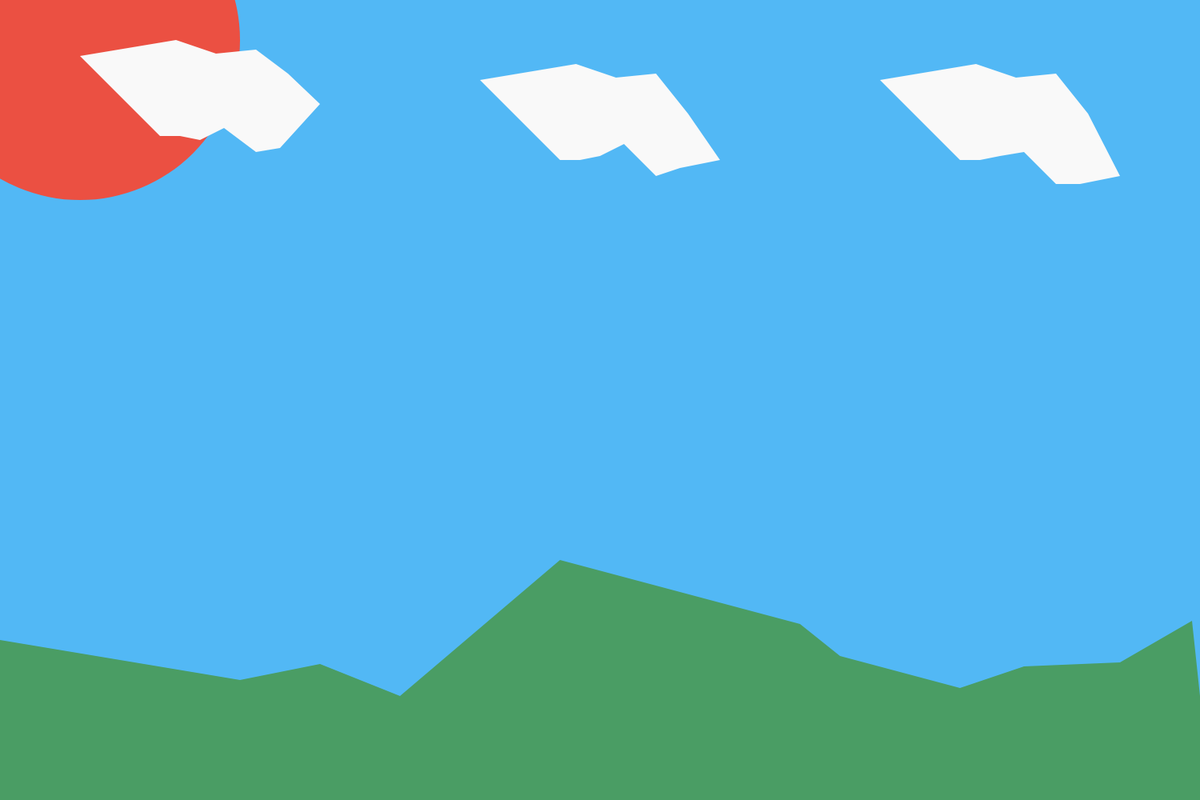
Frame 1 (no input)
Frame 60 (no input): identical to frame 1, image omitted
Frame 120 (the mouse pressed at the canvas centre since frame 60): identical to frame 1, image omitted

The p5.js sketch that drew this single still picture (run headless with seeded random() and noise() and a simulated clock; from frame 60 on, the mouse is pressed at the canvas centre):

// p5.js sketch
// ── sketch.js
//my partner is Chester Ma

function setup() {
	var stateIndex;
	createCanvas(1500,1000);
	noStroke();
	 background(82,184,245);
	 fill(235,80,66)//sun
	 ellipse(100,50,400,400);//sunColor

	 fill(74,157,100);//grassColor
	 push();
	 translate(0,-200);
	 beginShape();//grass
	 vertex(0,1000);
	 vertex(300,1050);
	 vertex(400,1030);
	 vertex(500,1070);
	 vertex(700,900);
	 vertex(1000,980);
	 vertex(1050,1020);
	 vertex(1200,1060);
	 vertex(1280,1033);
	 vertex(1400,1028);
	 vertex(1490,976);
	 vertex(1500,1070);
	 vertex(1500,1500);
	 vertex(0,1500);
	 vertex(0,1000);
	 endShape();
	 pop();

	 fill(249);
	 push();
	 translate(200,0);
	 beginShape();//cloud 1
	 vertex(400,100);
	 vertex(520,80);
	 vertex(570,97);
	 vertex(620,92);
	 vertex(660,142);
	 vertex(700,200);
	 vertex(650,210);
	 vertex(620,220);
	 vertex(580,180);
	 vertex(550,195);
	 vertex(525,200);
	 vertex(500,200);
	 endShape();
	 pop();

	 beginShape();//cloud 2
	 push();
	 translate(-300,-30);
	 vertex(400,100);
	 vertex(520,80);
	 vertex(570,97);
	 vertex(620,92);
	 vertex(660,122);
	 vertex(700,160);
	 vertex(650,215);
	 vertex(620,220);
	 vertex(580,190);
	 vertex(550,205);
	 vertex(525,200);
	 vertex(500,200);
	 endShape();
	 pop();

	 push();
	 translate(700,0);
	 beginShape();//cloud 3
	 vertex(400,100);
	 vertex(520,80);
	 vertex(570,97);
	 vertex(620,92);
	 vertex(660,142);
	 vertex(700,220);
	 vertex(650,230);
	 vertex(620,230);
	 vertex(580,190);
	 vertex(550,195);
	 vertex(525,200);
	 vertex(500,200);
	 endShape();
	 pop();


}

function draw() {
		
}

function mouseClicked(){
	stateIndex = int(random(1,20));
	if (stateIndex % 2 == 0){
		shapeDoge();
	}
	else if (stateIndex % 2 == 1){
		shapeHusky();
}

function shapeDoge(){
	noStroke();
//body
	push();
	translate(-5,-10);
	beginShape();
			fill(195,185,155);
			vertex(260+mouseX,68+mouseY);
			vertex(270+mouseX,81.8+mouseY);
			vertex(269+mouseX,98.9+mouseY);
			vertex(269+mouseX,106+mouseY);
			vertex(280+mouseX,131+mouseY);
			vertex(288+mouseX,187+mouseY);
			vertex(291+mouseX,190+mouseY);
			vertex(288+mouseX,209+mouseY);
			vertex(291+mouseX,243+mouseY);
			vertex(295+mouseX,257+mouseY);
			vertex(295+mouseX,278+mouseY);
			vertex(285+mouseX,301+mouseY);
			vertex(264+mouseX,326+mouseY);
			vertex(197+mouseX,337+mouseY);
			vertex(107+mouseX,337+mouseY);
			vertex(83.8+mouseX,311+mouseY);
			vertex(76.7+mouseX,280+mouseY);
			vertex(89.7+mouseX,249+mouseY);
			vertex(96.3+mouseX,239+mouseY);
			vertex(87.7+mouseX,225+mouseY);
			vertex(87.7+mouseX,208+mouseY);
			vertex(87.8+mouseX,195+mouseY);
			vertex(95.3+mouseX,176+mouseY);
			vertex(108+mouseX,190+mouseY);
			vertex(124+mouseX,202+mouseY);
			vertex(137+mouseX,210+mouseY);
			vertex(169+mouseX,210+mouseY);
			vertex(193+mouseX,207+mouseY);
			vertex(222+mouseX,182+mouseY);
			vertex(245+mouseX,159+mouseY);
			vertex(255+mouseX,138+mouseY);
			vertex(262+mouseX,117+mouseY);
			vertex(262+mouseX,91.6+mouseY);
			vertex(258+mouseX,70.7+mouseY);
	endShape();
	pop();
	
	//body
	push();
	translate(-5,-10);
	beginShape();
			fill(202,168,106);
			vertex(260+mouseX,68+mouseY);
			vertex(270+mouseX,81.8+mouseY);
			vertex(269+mouseX,98.9+mouseY);
			vertex(269+mouseX,106+mouseY);
			vertex(280+mouseX,131+mouseY);
			vertex(288+mouseX,187+mouseY);
			vertex(291+mouseX,190+mouseY);
			vertex(288+mouseX,209+mouseY);
			vertex(291+mouseX,243+mouseY);
			vertex(295+mouseX,257+mouseY);
			vertex(295+mouseX,278+mouseY);
			vertex(285+mouseX,301+mouseY);
			vertex(272+mouseX,305+mouseY);
			vertex(272+mouseX,283+mouseY);
			vertex(270+mouseX,273+mouseY);
			vertex(264+mouseX,265+mouseY);
			vertex(257+mouseX,262+mouseY);
			vertex(257+mouseX,254+mouseY);
			vertex(270+mouseX,248+mouseY);
			vertex(281+mouseX,234+mouseY);
			vertex(285+mouseX,221+mouseY);
			vertex(282+mouseX,216+mouseY);
			vertex(279+mouseX,200+mouseY);
			vertex(271+mouseX,198+mouseY);
			vertex(259+mouseX,200+mouseY);
			vertex(248+mouseX,205+mouseY);
			vertex(237+mouseX,208+mouseY);
			vertex(237.3+mouseX,194+mouseY);
			vertex(237.1+mouseX,175+mouseY);
			vertex(241+mouseX,162+mouseY);
			vertex(251+mouseX,155+mouseY);
			vertex(251+mouseX,139+mouseY);
			vertex(251+mouseX,121+mouseY);
			vertex(254+mouseX,109+mouseY);
			vertex(254+mouseX,87.3+mouseY);
			vertex(260+mouseX,69.8+mouseY);
	endShape();
	pop();
	//head 1
	beginShape();
		fill(203,194,161);
		vertex(152+mouseX,39.5+mouseY);
		vertex(144+mouseX,46.8+mouseY);
		vertex(133+mouseX,52.9+mouseY);
		vertex(123+mouseX,58.0+mouseY);
		vertex(113+mouseX,61.1+mouseY);
		vertex(104+mouseX,66.4+mouseY);
		vertex(100+mouseX,73.1+mouseY);
		vertex(90.6+mouseX,106+mouseY);
		vertex(86+mouseX,132+mouseY);
		vertex(90.5+mouseX,164+mouseY);
		vertex(102+mouseX,183+mouseY);
		vertex(116+mouseX,197+mouseY);
		vertex(130+mouseX,208+mouseY);
		vertex(153+mouseX,212+mouseY);
		vertex(174+mouseX,213+mouseY);
		vertex(200+mouseX,203+mouseY);
		vertex(223+mouseX,182+mouseY);
		vertex(240+mouseX,168+mouseY);
		vertex(254+mouseX,152+mouseY);
		vertex(259+mouseX,130+mouseY);
		vertex(262+mouseX,115+mouseY);
		vertex(265+mouseX,97.3+mouseY);
		vertex(257+mouseX,70.6+mouseY);
		vertex(241+mouseX,46.8+mouseY);
		vertex(216+mouseX,43.8+mouseY);
		vertex(187+mouseX,42.9+mouseY);
		vertex(166+mouseX,40.5+mouseY);
		vertex(152+mouseX,40+mouseY);
	endShape();

	//head 2
	beginShape();
		fill(208,167,96);
		vertex(152+mouseX,39.5+mouseY);
		vertex(144+mouseX,46.8+mouseY);
		vertex(133+mouseX,52.9+mouseY);
		vertex(123+mouseX,58.0+mouseY);
		vertex(113+mouseX,61.1+mouseY);
		vertex(104+mouseX,66.4+mouseY);
		vertex(100+mouseX,73.1+mouseY);
		vertex(90.6+mouseX,106+mouseY);
		vertex(90.3+mouseX,117+mouseY);
		vertex(95.4+mouseX,102+mouseY);
		vertex(102+mouseX,89.8+mouseY);
		vertex(108+mouseX,81.8+mouseY);
		vertex(113+mouseX,80.2+mouseY);
		vertex(117+mouseX,83.5+mouseY);
		vertex(113+mouseX,89.4+mouseY);
		vertex(111+mouseX,94.7+mouseY);
		vertex(110+mouseX,103+mouseY);
		vertex(115+mouseX,110+mouseY);
		vertex(122+mouseX,111+mouseY);
		vertex(132+mouseX,115+mouseY);
		vertex(143+mouseX,118+mouseY);
		vertex(154+mouseX,123+mouseY);
		vertex(160+mouseX,123+mouseY);
		vertex(166+mouseX,125+mouseY);
		vertex(173+mouseX,122+mouseY);
		vertex(185+mouseX,120+mouseY);
		vertex(196+mouseX,122+mouseY);
		vertex(204+mouseX,114+mouseY);
		vertex(207+mouseX,105+mouseY);
		vertex(218+mouseX,108+mouseY);
		vertex(229+mouseX,110+mouseY);
		vertex(238+mouseX,107+mouseY);
		vertex(247+mouseX,109+mouseY);
		vertex(253+mouseX,114+mouseY);
		vertex(257+mouseX,122+mouseY);
		vertex(265+mouseX,97.3+mouseY);
		vertex(257+mouseX,70.6+mouseY);
		vertex(241+mouseX,46.8+mouseY);
		vertex(216+mouseX,43.8+mouseY);
		vertex(187+mouseX,42.9+mouseY);
		vertex(166+mouseX,40.5+mouseY);
		vertex(152.4+mouseX,40+mouseY);
	endShape();


	//ear (left)
	beginShape();
		fill(193,154,85);
		vertex(134+mouseX,52+mouseY);
		vertex(138+mouseX,36.8+mouseY);
		vertex(139+mouseX,27.8+mouseY);
		vertex(138+mouseX,18.2+mouseY);
		vertex(139+mouseX,7.0+mouseY);
		vertex(146+mouseX,6.8+mouseY);
		vertex(150+mouseX,10.5+mouseY);
		vertex(152+mouseX,14.4+mouseY);
		vertex(156+mouseX,22.1+mouseY);
		vertex(160+mouseX,29.5+mouseY);
		vertex(164+mouseX,34.5+mouseY);
		vertex(170+mouseX,40+mouseY);
	endShape();

	//ear (right)
	beginShape();
		fill(193,154,85);
		vertex(209+mouseX,45.9+mouseY);
		vertex(216+mouseX,43.0+mouseY);
		vertex(222+mouseX,36.6+mouseY);
		vertex(230+mouseX,29.9+mouseY);
		vertex(235+mouseX,24.7+mouseY);
		vertex(242+mouseX,16.3+mouseY);
		vertex(248+mouseX,13.5+mouseY);
		vertex(251+mouseX,12.8+mouseY);
		vertex(259+mouseX,13.9+mouseY);
		vertex(258+mouseX,15.9+mouseY);
		vertex(261+mouseX,24.0+mouseY);
		vertex(263+mouseX,30.2+mouseY);
		vertex(264+mouseX,36.1+mouseY);
		vertex(264.5+mouseX,57.2+mouseY);
		vertex(260+mouseX,65.7+mouseY);
		vertex(259+mouseX,71.7+mouseY);
		vertex(251+mouseX,77.1+mouseY);
		vertex(250+mouseX,87.9+mouseY);
		vertex(241+mouseX,80.7+mouseY);
		vertex(226+mouseX,70.8+mouseY);
		vertex(218+mouseX,60+mouseY);
		vertex(213+mouseX,55.5+mouseY);
		vertex(209+mouseX,45.9+mouseY);
	endShape();

	//eye (left 1)
	beginShape();
		fill(202,196,179);
		vertex(119+mouseX,86.1+mouseY);
		vertex(122+mouseX,82.6+mouseY);
		vertex(124+mouseX,79.5+mouseY);
		vertex(127+mouseX,78.5+mouseY);
		vertex(130+mouseX,78.2+mouseY);
		vertex(133+mouseX,80.9+mouseY);
		vertex(136+mouseX,84.8+mouseY);
		vertex(135+mouseX,90.4+mouseY);
		vertex(132+mouseX,94.2+mouseY);
		vertex(127+mouseX,96.2+mouseY);
		vertex(121+mouseX,93.8+mouseY);
		vertex(119+mouseX,91.2+mouseY);
	endShape();

//eye (left 2)
	beginShape();
		fill(55,52,46);
		vertex(127+mouseX,78.5+mouseY);
		vertex(128+mouseX,78.2+mouseY);
		vertex(135+mouseX,80.9+mouseY);
		vertex(136+mouseX,84.8+mouseY);
		vertex(135+mouseX,90.4+mouseY);
		vertex(132+mouseX,94.2+mouseY);
		vertex(124+mouseX,94+mouseY);
		vertex(123+mouseX,91+mouseY);
		vertex(122+mouseX,89.6+mouseY);
		vertex(124+mouseX,84.3+mouseY);
		vertex(126+mouseX,81.8+mouseY);
		vertex(127+mouseX,78.5+mouseY);
	endShape();

	//eye (right 1)
	beginShape();
		fill(202,196,179);
		vertex(172+mouseX,100+mouseY);
		vertex(175+mouseX,95.6+mouseY);
		vertex(178+mouseX,93.7+mouseY);
		vertex(182+mouseX,90.3+mouseY);
		vertex(186+mouseX,89.5+mouseY);
		vertex(191+mouseX,91.5+mouseY);
		vertex(194+mouseX,93.6+mouseY);
		vertex(197+mouseX,96.4+mouseY);
		vertex(198+mouseX,97.8+mouseY);
		vertex(195+mouseX,102+mouseY);
		vertex(191+mouseX,106+mouseY);
		vertex(185+mouseX,107+mouseY);
		vertex(178+mouseX,106+mouseY);
		vertex(174+mouseX,104+mouseY);
		vertex(172+mouseX,100+mouseY);
	endShape();

	//eye (right 2)
	beginShape();
		fill(55,52,46);
		vertex(183+mouseX,91.4+mouseY);
		vertex(182+mouseX,93.2+mouseY);
		vertex(181+mouseX,95.9+mouseY);
		vertex(180.4+mouseX,99.5+mouseY);
		vertex(180.5+mouseX,102+mouseY);
		vertex(182+mouseX,105+mouseY);
		vertex(187+mouseX,106+mouseY);
		vertex(192+mouseX,105+mouseY);
		vertex(196+mouseX,102+mouseY);
		vertex(198+mouseX,97.8+mouseY);
		vertex(193+mouseX,92.7+mouseY);
		vertex(189+mouseX,90.7+mouseY);
		vertex(183+mouseX,91.4+mouseY);
	endShape();

//nose 1
	beginShape();
		fill(27,26,22);
		vertex(106+mouseX,120+mouseY);
		vertex(108+mouseX,116+mouseY);
		vertex(114+mouseX,116+mouseY);
		vertex(118+mouseX,116.7+mouseY);
		vertex(124+mouseX,118+mouseY);
		vertex(130+mouseX,120+mouseY);
		vertex(133+mouseX,124+mouseY);
		vertex(136+mouseX,129+mouseY);
		vertex(133+mouseX,133+mouseY);
		vertex(128+mouseX,137+mouseY);
		vertex(121+mouseX,139+mouseY);
		vertex(116+mouseX,138+mouseY);
		vertex(112+mouseX,136+mouseY);
		vertex(107+mouseX,133+mouseY);
		vertex(105.7+mouseX,128+mouseY);
		vertex(105.6+mouseX,123+mouseY);
		vertex(106+mouseX,120+mouseY);
	endShape();

//nose 2
	beginShape();
		fill(66,61,54);
		vertex(108+mouseX,116+mouseY);
		vertex(114+mouseX,116+mouseY);
		vertex(118+mouseX,116.7+mouseY);
		vertex(124+mouseX,118+mouseY);
		vertex(130+mouseX,120+mouseY);
		vertex(133+mouseX,124+mouseY);
		vertex(134+mouseX,130+mouseY);
		vertex(137+mouseX,127+mouseY);
		vertex(139+mouseX,125+mouseY);
		vertex(139+mouseX,119+mouseY);
		vertex(134+mouseX,117+mouseY);
		vertex(127+mouseX,113+mouseY);
		vertex(121+mouseX,112+mouseY);
		vertex(115+mouseX,112.4+mouseY);
		vertex(110+mouseX,115+mouseY);
		vertex(108+mouseX,116+mouseY);
	endShape();

//mouse
	beginShape();
		fill(10,11,6);
		vertex(110+mouseX,148+mouseY);
		vertex(117+mouseX,148+mouseY);
		vertex(122+mouseX,149+mouseY);
		vertex(128+mouseX,152+mouseY);
		vertex(133+mouseX,152+mouseY);
		vertex(141+mouseX,155+mouseY);
		vertex(146+mouseX,157+mouseY);
		vertex(156+mouseX,156+mouseY);
		vertex(165+mouseX,156+mouseY);
		vertex(170+mouseX,155+mouseY);
		vertex(170+mouseX,156+mouseY);
		vertex(162+mouseX,157+mouseY);
		vertex(156+mouseX,158+mouseY);
		vertex(145+mouseX,161+mouseY);
		vertex(129+mouseX,161+mouseY);
		vertex(118+mouseX,160+mouseY);
		vertex(112+mouseX,159+mouseY);
		vertex(108+mouseX,154+mouseY);
		vertex(108+mouseX,150+mouseY);
		vertex(110+mouseX,147+mouseY);
	endShape();

//leg
	beginShape();
		fill(10,11,6);
		vertex(110+mouseX,148+mouseY);
		vertex(117+mouseX,148+mouseY);
		vertex(122+mouseX,149+mouseY);
		vertex(128+mouseX,152+mouseY);
		vertex(133+mouseX,152+mouseY);
		vertex(141+mouseX,155+mouseY);
		vertex(146+mouseX,157+mouseY);
		vertex(156+mouseX,156+mouseY);
		vertex(165+mouseX,156+mouseY);
		vertex(170+mouseX,155+mouseY);
		vertex(170+mouseX,156+mouseY);
		vertex(162+mouseX,157+mouseY);
		vertex(156+mouseX,158+mouseY);
		vertex(145+mouseX,161+mouseY);
		vertex(129+mouseX,161+mouseY);
		vertex(118+mouseX,160+mouseY);
		vertex(112+mouseX,159+mouseY);
		vertex(108+mouseX,154+mouseY);
		vertex(108+mouseX,150+mouseY);
		vertex(110+mouseX,147+mouseY);
	endShape();

}

function shapeHusky(){
	noStroke();
	//head
	fill(0);
	beginShape();
	vertex(138.64+mouseX,0.92+mouseY);
	vertex(146.57+mouseX,11.89+mouseY);
	vertex(179.24+mouseX,14.29+mouseY);
	vertex(198.91+mouseX,0+mouseY);
	vertex(202.47+mouseX,3.55+mouseY);
	vertex(184.45+mouseX,15.57+mouseY);
	vertex(194.27+mouseX,32.49+mouseY);
	vertex(203.56+mouseX,57.7+mouseY);
	vertex(201.38+mouseX,71.77+mouseY);
	vertex(194.27+mouseX,80.98+mouseY);
	vertex(188.61+mouseX,49.58+mouseY);
	vertex(155.27+mouseX,16.93+mouseY);
	vertex(142.61+mouseX,20.73+mouseY);
	vertex(131.45+mouseX,31.89+mouseY);
	vertex(123.23+mouseX,32.32+mouseY);
	vertex(113.74+mouseX,45.1+mouseY);
	vertex(116.16+mouseX,31.02+mouseY);
	vertex(138.73+mouseX,14.28+mouseY);
	vertex(134.32+mouseX,2.49+mouseY);
	vertex(138.64+mouseX,0.92+mouseY);
	endShape();
	//ear
	fill(255);
	beginShape();
	vertex(202.47+mouseX,3.55+mouseY);
	vertex(202.47+mouseX,25.03+mouseY);
	vertex(194.27+mouseX,32.49+mouseY);
	vertex(184.45+mouseX,15.57+mouseY);
	vertex(202.47+mouseX,3.55+mouseY);
	endShape();

	//face
	fill(255);
	beginShape();
	vertex(155.27+mouseX,16.93+mouseY);
	vertex(188.61+mouseX,49.58+mouseY);
	vertex(194.27+mouseX,80.98+mouseY);
	vertex(187.17+mouseX,88.77+mouseY);
	vertex(192.53+mouseX,112.14+mouseY);
	vertex(192.13+mouseX,152.78+mouseY);
	vertex(187.17+mouseX,191.07+mouseY);
	vertex(219.68+mouseX,226.36+mouseY);
	vertex(239.26+mouseX,262.43+mouseY);
	vertex(237.36+mouseX,274.47+mouseY);
	vertex(212.1+mouseX,263.07+mouseY);
	vertex(200.49+mouseX,233.62+mouseY);
	vertex(161.13+mouseX,219.11+mouseY);
	vertex(157.31+mouseX,212.2+mouseY);
	vertex(147.4+mouseX,232.31+mouseY);
	vertex(174.24+mouseX,285.43+mouseY);
	vertex(171.82+mouseX,293.72+mouseY);
	vertex(172.35+mouseX,301.63+mouseY);
	vertex(149.91+mouseX,326.47+mouseY);
	vertex(156.66+mouseX,333.88+mouseY);
	vertex(198.93+mouseX,349.13+mouseY);
	vertex(196.54+mouseX,355.89+mouseY);
	vertex(177.8+mouseX,359.81+mouseY);
	vertex(149.25+mouseX,351.97+mouseY);
	vertex(122.34+mouseX,334.66+mouseY);
	vertex(121.7+mouseX,320.26+mouseY);
	vertex(103.72+mouseX,326.47+mouseY);
	vertex(88.46+mouseX,318.85+mouseY);
	vertex(79.31+mouseX,321.68+mouseY);
	vertex(61.66+mouseX,341.29+mouseY);
	vertex(54.25+mouseX,367.38+mouseY);
	vertex(57.74+mouseX,378.98+mouseY);
	vertex(34.92+mouseX,412.54+mouseY);
	vertex(16.12+mouseX,417.55+mouseY);
	vertex(0+mouseX,411.89+mouseY);
	vertex(8.28+mouseX,401.43+mouseY);
	vertex(18.96+mouseX,399.68+mouseY);
	vertex(31.92+mouseX,391.4+mouseY);
	vertex(37.92+mouseX,376.95+mouseY);
	vertex(25.92+mouseX,357.81+mouseY);
	vertex(24.19+mouseX,345.96+mouseY);
	vertex(46.48+mouseX,305.71+mouseY);
	vertex(54.32+mouseX,284.89+mouseY);
	vertex(52.75+mouseX,261.38+mouseY);
	vertex(64.17+mouseX,253.54+mouseY);
	vertex(90.14+mouseX,252.42+mouseY);
	vertex(101.11+mouseX,228.69+mouseY);
	vertex(86.11+mouseX,207.42+mouseY);
	vertex(76.26+mouseX,177.42+mouseY);
	vertex(73.8+mouseX,145.18+mouseY);
	vertex(82.31+mouseX,133.54+mouseY);
	vertex(89.92+mouseX,162.87+mouseY);
	vertex(95.52+mouseX,142.04+mouseY);
	vertex(96.41+mouseX,119.43+mouseY);
	vertex(113.25+mouseX,110.25+mouseY);
	vertex(102.36+mouseX,86.6+mouseY);
	vertex(110.34+mouseX,68.14+mouseY);
	vertex(113.74+mouseX,45.1+mouseY);
	vertex(123.23+mouseX,32.32+mouseY);
	vertex(131.45+mouseX,31.89+mouseY);
	vertex(142.61+mouseX,20.73+mouseY);
	vertex(155.27+mouseX,16.93+mouseY);
	endShape();

	fill(0);
	beginShape();
	vertex(133.35+mouseX,33.37+mouseY);
	vertex(138.41+mouseX,32.1+mouseY);
	vertex(141.57+mouseX,36.32+mouseY);
	vertex(139.04+mouseX,38.7+mouseY);
	vertex(133.14+mouseX,39.9+mouseY);
	vertex(133.35+mouseX,33.37+mouseY);
	endShape();
	beginShape();
	vertex(163.91+mouseX,29.79+mouseY);
	vertex(170.23+mouseX,34.21+mouseY);
	vertex(161.53+mouseX,39.3+mouseY);
	vertex(157.58+mouseX,35.27+mouseY);
	vertex(163.91+mouseX,29.79+mouseY);
	endShape();
	beginShape();
	vertex(136.52+mouseX,42.64+mouseY);
	vertex(142.61+mouseX,42.64+mouseY);
	vertex(148.94+mouseX,46.64+mouseY);
	vertex(140.3+mouseX,57.81+mouseY);
	vertex(134.41+mouseX,57.6+mouseY);
	vertex(132.3+mouseX,46,43+mouseY);
	vertex(136.52+mouseX,42.64+mouseY);
	endShape();

	fill(0);
	beginShape();
	vertex(139.57+mouseX,61.71+mouseY);
	vertex(147.68+mouseX,67.09+mouseY);
	vertex(160.74+mouseX,67.09+mouseY);
	vertex(157.79+mouseX,83.31+mouseY);
	vertex(144.52+mouseX,85.74+mouseY);
	vertex(139.57+mouseX,78.93+mouseY);
	vertex(139.57+mouseX,61.71+mouseY);
	endShape();

	fill(224,108,97);
	beginShape();
	vertex(143.62+mouseX,64.4+mouseY);
	vertex(147.68+mouseX,67.09+mouseY);
	vertex(154.21+mouseX,67.09+mouseY);
	vertex(151.16+mouseX,82.33+mouseY);
	vertex(145.77+mouseX,83.32+mouseY);
	vertex(142.61+mouseX,78.93+mouseY);
	vertex(143.62+mouseX,64.4+mouseY);
	endShape();

	fill(0);
	beginShape();
	vertex(102.36+mouseX,86.6+mouseY);
	vertex(113.25+mouseX,110.25+mouseY);
	vertex(96.41+mouseX,119.43+mouseY);
	vertex(95.52+mouseX,142.04+mouseY);
	vertex(89.92+mouseX,162.87+mouseY);
	vertex(82.31+mouseX,133.54+mouseY);
	vertex(73.8+mouseX,145.18+mouseY);
	vertex(76.26+mouseX,177.42+mouseY);
	vertex(86.11+mouseX,207.42+mouseY);
	vertex(101.11+mouseX,228.69+mouseY);
	vertex(90.14+mouseX,252.42+mouseY);
	vertex(64.17+mouseX,253.54+mouseY);
	vertex(52.75+mouseX,261.38+mouseY);
	vertex(54.32+mouseX,284.89+mouseY);
	vertex(46.48+mouseX,305.71+mouseY);
	vertex(24.19+mouseX,345.96+mouseY);
	vertex(20.09+mouseX,317.78+mouseY);
	vertex(31.74+mouseX,287.94+mouseY);
	vertex(30.28+mouseX,261+mouseY);
	vertex(53.57+mouseX,227.53+mouseY);
	vertex(63.03+mouseX,142.38+mouseY);
	vertex(87.05+mouseX,122+mouseY);
	vertex(102.36+mouseX,86.6+mouseY);
	endShape();

}
}
